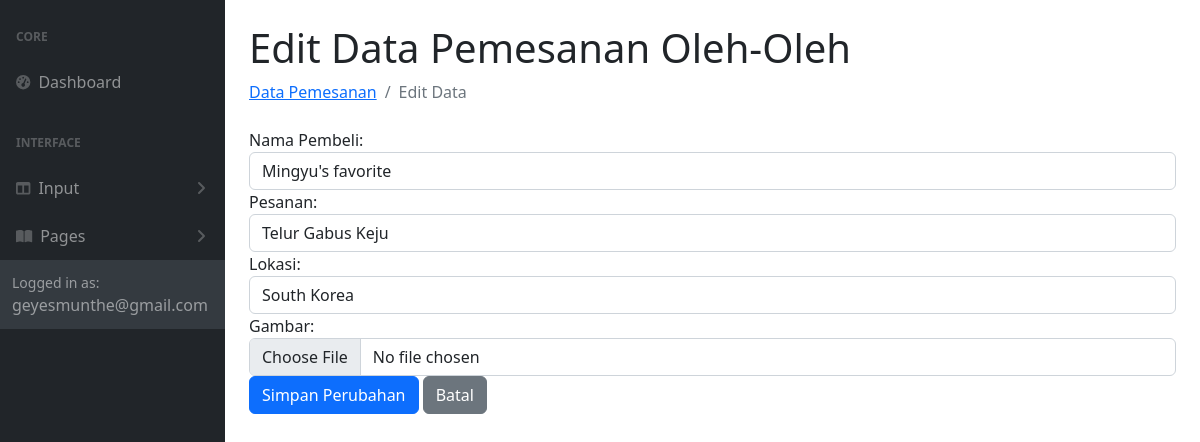
Page /editpemesanan.php?id=1 on the committed database.
### tables this page shows
CREATE TABLE `penjualanoleholeh` (
  `id_pembeli` int(11) NOT NULL,
  `nama_pembeli` char(25) NOT NULL,
  `pesanan` varchar(300) NOT NULL,
  `produk` char(255) NOT NULL,
  `lokasi` varchar(150) NOT NULL,
  `gambar` varchar(225) NOT NULL
);

### editpemesanan.php (the view, shortened to what this page needs)
<?php
include "include/include.php";
if (isset($_GET['id'])) {
    $id_pembeli = $_GET['id'];
    $query = "SELECT * FROM penjualanoleholeh WHERE id_pembeli = ?";
    $stmt = mysqli_prepare($connection, $query);
    mysqli_stmt_bind_param($stmt, "i", $id_pembeli);
    mysqli_stmt_execute($stmt);
    $result = mysqli_stmt_get_result($stmt);
    if (mysqli_num_rows($result) == 1) {
        $row = mysqli_fetch_assoc($result);
        $nama_pembeli = $row['nama_pembeli'];
        $pesanan = $row['pesanan'];
        $lokasi = $row['lokasi'];
    } else {
        header("Location: penjualanoleholeh.php");
        exit();
    }
} else {
    header("Location: penjualanoleholeh.php");
    exit();
}
?>
<?php include "include/head.php";?>
<body>
    <div id="layoutSidenav">
        <div id="layoutSidenav_nav">
            <?php include "include/menunav.php" ?>
        </div>
        <div id="layoutSidenav_content">
            <main>
                <div class="container-fluid px-4">
                    <h1 class="mt-4">Edit Data Pemesanan Oleh-Oleh</h1>
                    <ol class="breadcrumb mb-4">
                        <li class="breadcrumb-item"><a href="penjualanoleholeh.php">Data Pemesanan</a></li>
                        <li class="breadcrumb-item active">Edit Data</li>
                    </ol>
                    <form action="" method="post" enctype="multipart/form-data">
                        <div class="form-group">
                            <label for="nama_pembeli">Nama Pembeli:</label>
                            <input type="text" class="form-control" id="nama_pembeli" name="nama_pembeli" value="<?php echo $nama_pembeli; ?>" required>
                        </div>
                        <div class="form-group">
                            <label for="pesanan">Pesanan:</label>
                            <input type="text" class="form-control" id="pesanan" name="pesanan" value="<?php echo $pesanan; ?>" required>
                        </div>
                        <div class="form-group">
                            <label for="lokasi">Lokasi:</label>
                            <input type="text" class="form-control" id="lokasi" name="lokasi" value="<?php echo $lokasi; ?>" required>
                        </div>
                        <div class="form-group">
                            <label for="gambar">Gambar:</label>
                            <input type="file" class="form-control" id="gambar" name="gambar" required>
                        </div>
                        <button type="submit" class="btn btn-primary">Simpan Perubahan</button>
                        <a href="penjualanoleholeh.php" class="btn btn-secondary">Batal</a>
                    </form>
                </div>
            </main>
        </div>
    </div>
</body>
</html>

### rows in the picture
penjualanoleholeh: nama_pembeli "Mingyu's favorite", pesanan "Telur Gabus Keju", lokasi "South Korea"
